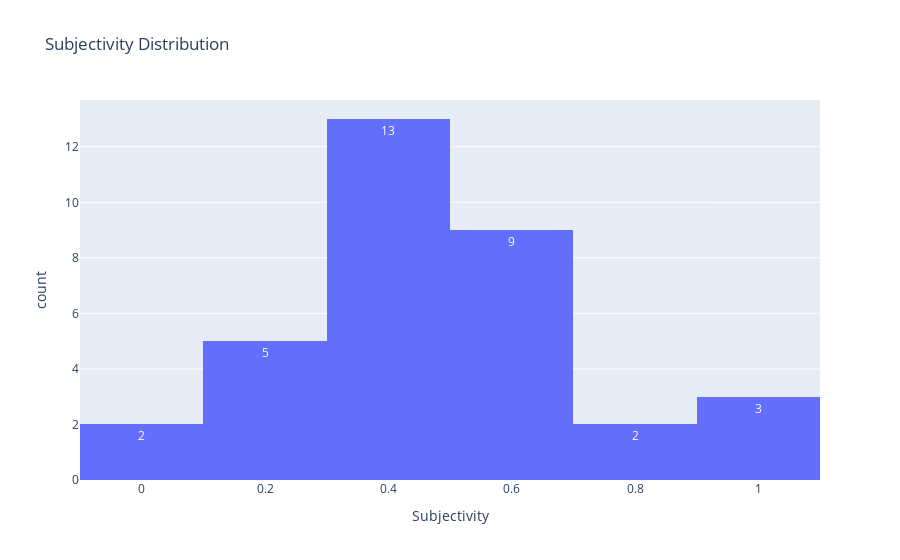
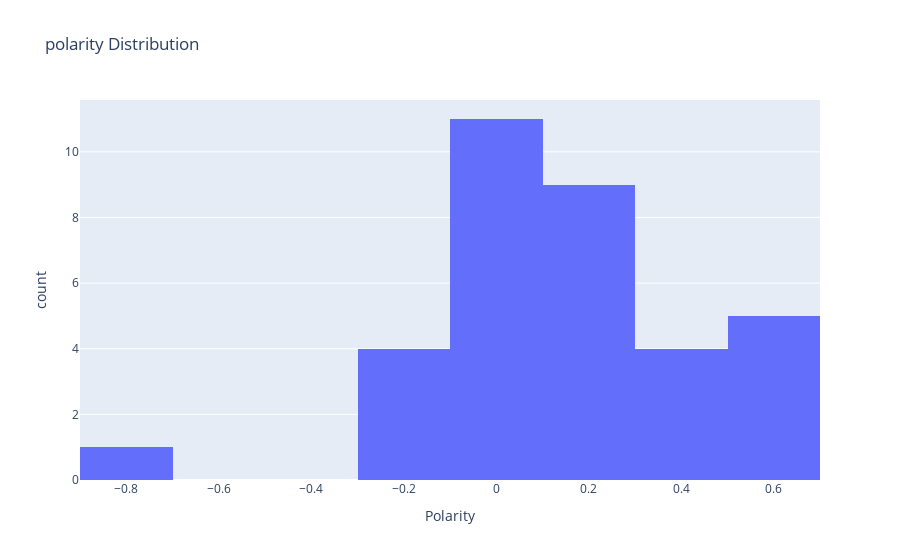
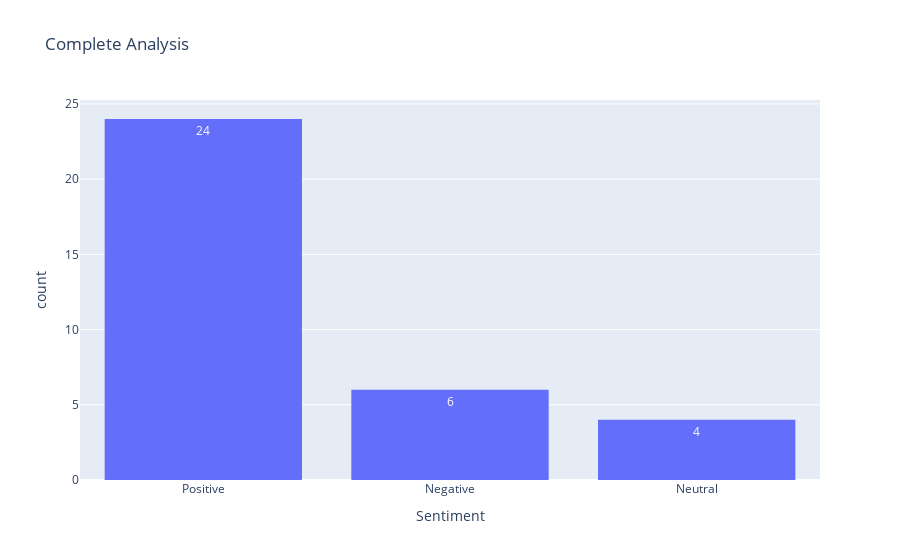

Notebook code for these charts, in order:
### Markdown cell above
Subjectivity quantifies the amount of personal opinion and factual information contained in the text. The higher subjectivity means that the text contains personal opinion rather than factual information. Polarity implies Positive, Negative or Neutral Sentiments

### Code cell
fig1 = px.histogram(data, x='Subjectivity', title='Subjectivity Distribution', histfunc='count', text_auto=True)
fig2 = px.histogram(data, x='Polarity', title='polarity Distribution')
fig3 = px.histogram(data, x='Sentiment', title='Complete Analysis', histfunc='count', text_auto=True)
fig1.show()
fig2.show()
fig3.show()

### Figure 1 — Plotly figure (JSON) as saved in the notebook; plotly's stock layout.template omitted (floating-point values rounded to 4 significant figures)
{"data": [{"alignmentgroup": "True", "bingroup": "x", "histfunc": "count", "hovertemplate": "Subjectivity=%{x}<br>count=%{y}<extra></extra>", "legendgroup": "", "marker": {"color": "#636efa", "pattern": {"shape": ""}}, "name": "", "offsetgroup": "", "orientation": "v", "showlegend": false, "texttemplate": "%{value}", "type": "histogram", "x": [0.3583, 0.3542, 0.9, 0.525, 0.7714, 0.9, 0.5, 0.2, 0.5533, 0.3833, 0.3469, 0.565, 0.3887, 0.2625, 0.4833, 0, 0.25, 0.4, 0.6167, 0.1667, 0.5156, 0, 0.3423, 1, 0.3433, 0.25, 0.4125, 0.5848, 0.4404, 0.4224, 0.46, 0.75, 0.625, 0.52], "xaxis": "x", "yaxis": "y"}], "layout": {"barmode": "relative", "legend": {"tracegroupgap": 0}, "title": {"text": "Subjectivity Distribution"}, "xaxis": {"anchor": "y", "domain": [0, 1], "title": {"text": "Subjectivity"}}, "yaxis": {"anchor": "x", "domain": [0, 1], "title": {"text": "count"}}}}

### Figure 2 — Plotly figure (JSON) as saved in the notebook; plotly's stock layout.template omitted (floating-point values rounded to 4 significant figures)
{"data": [{"alignmentgroup": "True", "bingroup": "x", "hovertemplate": "Polarity=%{x}<br>count=%{y}<extra></extra>", "legendgroup": "", "marker": {"color": "#636efa", "pattern": {"shape": ""}}, "name": "", "offsetgroup": "", "orientation": "v", "showlegend": false, "type": "histogram", "x": [0.6667, 0.02083, 0.6, 0.625, -0.1014, 0.6, 0.2833, 0.05, 0.4067, -0.1083, 0.3469, 0.58, 0.4792, 0.2, 0.01667, 0, -0.075, 0, 0.15, 0.08333, -0.2344, 0, 0.1577, -0.8, 0.09111, 0.4, 0.175, 0.2455, 0.1189, 0.0898, 0.27, 0.2886, -0.1812, 0], "xaxis": "x", "yaxis": "y"}], "layout": {"barmode": "relative", "legend": {"tracegroupgap": 0}, "title": {"text": "polarity Distribution"}, "xaxis": {"anchor": "y", "domain": [0, 1], "title": {"text": "Polarity"}}, "yaxis": {"anchor": "x", "domain": [0, 1], "title": {"text": "count"}}}}

### Figure 3 — Plotly figure (JSON) as saved in the notebook; plotly's stock layout.template omitted (floating-point values rounded to 4 significant figures)
{"data": [{"alignmentgroup": "True", "bingroup": "x", "histfunc": "count", "hovertemplate": "Sentiment=%{x}<br>count=%{y}<extra></extra>", "legendgroup": "", "marker": {"color": "#636efa", "pattern": {"shape": ""}}, "name": "", "offsetgroup": "", "orientation": "v", "showlegend": false, "texttemplate": "%{value}", "type": "histogram", "x": ["Positive", "Positive", "Positive", "Positive", "Negative", "Positive", "Positive", "Positive", "Positive", "Negative", "Positive", "Positive", "Positive", "Positive", "Positive", "Neutral", "Negative", "Neutral", "Positive", "Positive", "Negative", "Neutral", "Positive", "Negative", "Positive", "Positive", "Positive", "Positive", "Positive", "Positive", "Positive", "Positive", "Negative", "Neutral"], "xaxis": "x", "yaxis": "y"}], "layout": {"barmode": "relative", "legend": {"tracegroupgap": 0}, "title": {"text": "Complete Analysis"}, "xaxis": {"anchor": "y", "domain": [0, 1], "title": {"text": "Sentiment"}}, "yaxis": {"anchor": "x", "domain": [0, 1], "title": {"text": "count"}}}}
